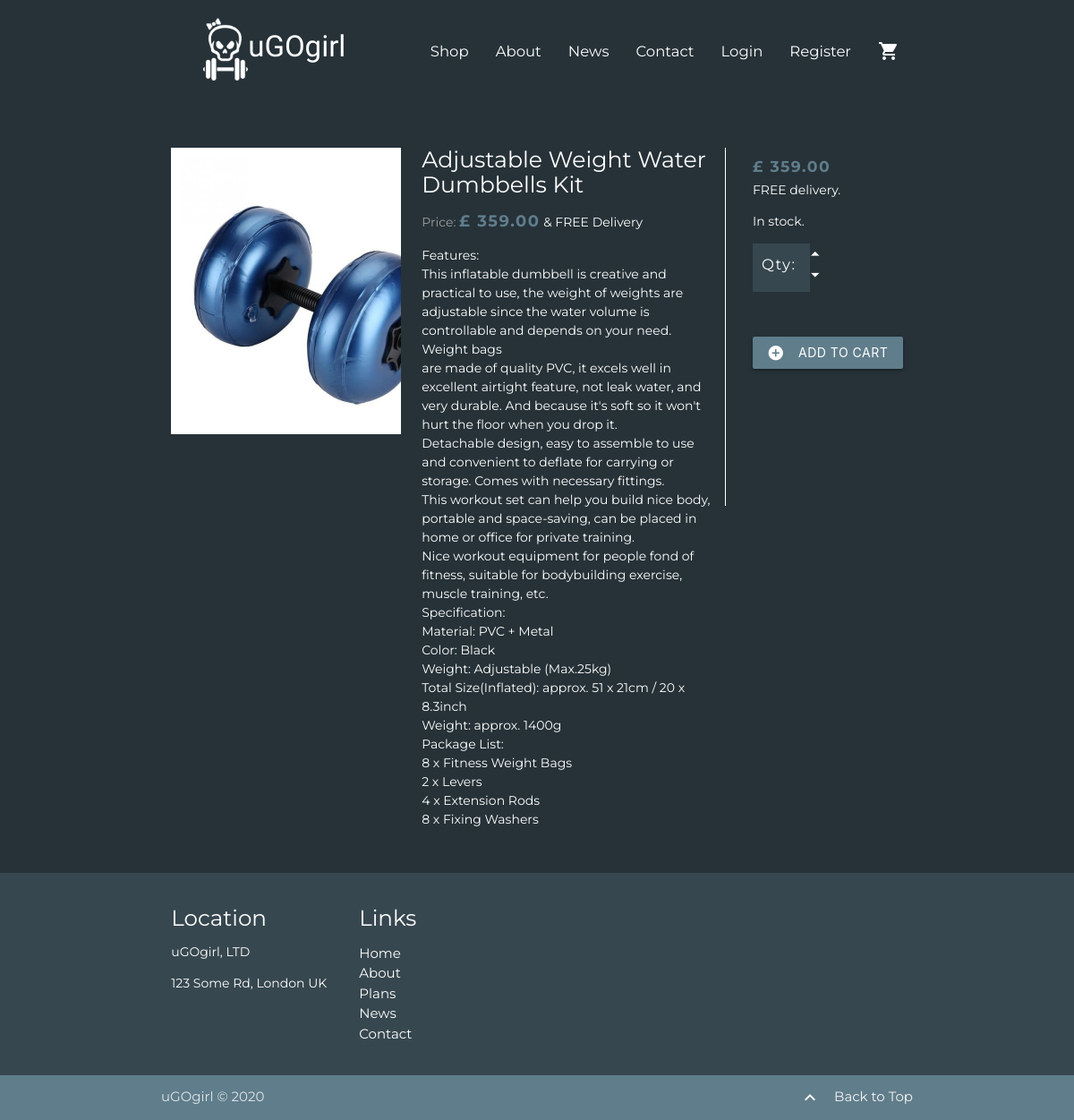
Page /products/3/ on the committed database.
### products/models.py (models this page shows, shortened)
class Product(models.Model):
    name = models.CharField(max_length=300, default='')
    description = models.TextField()
    price = models.DecimalField(max_digits=6, decimal_places=2)
    image = models.ImageField(upload_to='images')

### products/views.py (the view)
# urls.py: url(r'^(?P<pk>\d+)/$', product_detail_view, name='product_detail'),
def product_detail_view(request, pk):
    product = get_object_or_404(Product, pk=pk)
    return render(request, "detail.html", {"product": product})

### cart/context.py (called while the page is built)
def cart_contents(request):
    cart = request.session.get('cart', {})
    cart_items = []
    total = 0
    product_count = 0
    for id, quantity in cart.items():
        product = get_object_or_404(Product, pk=id)
        total += quantity * product.price
        product_count += quantity
        cart_items.append({'id':id, 'quantity':quantity, 'product':product})
    return {'cart_items': cart_items, 'total': total, 'product_count': product_count}

### products/templates/detail.html (shortened to what this page needs)
{% extends 'base.html' %} {% block content %}
<section class="section section-product-detail blue-grey darken-4">
  <div class="container">
    <div class="product-row row">
      <div class="col s12 l4">
        <div class="product-img-container">
          <img src="{{MEDIA_URL}}{{ product.image }}" />
        </div>
      </div>
      <div class="description-col col s12 l5">
        <h6 style="margin-top: 0;" class="flow-text white-text">{{product.name}}</h6>
        <p class="white-text">
          <span class="grey-text">Price:</span>
          <span style="font-size: 1.2rem; color: #607d8b; font-weight: bold; letter-spacing: 1.5px;">£
            {{product.price}}</span> & FREE Delivery
        </p>
        <p>{{product.description|linebreaks}}</p>
      </div>
      <div class="add-to-cart-col col s12 l3">
        <h6>£ {{product.price}}</h6>
        <p class="white-text">FREE delivery.</p>
        <p class="white-text">In stock.</p>
        <form method="post" action="{% url 'add_to_cart' product.id %}">
          <div class="form-group">
            <div class="quantity qty-container">
              <p>Qty:</p>
              <div class="quantity-nav">
                <div class="quantity-up">
                  <i class="material-icons white-text">arrow_drop_up</i>
                </div>
                <div class="quantity-down">
                  <i class="material-icons white-text">arrow_drop_down</i>
                </div>
              </div>
            </div>
            <button class="add-to-cart-button btn blue-grey waves-effect waves-light" type="submit" name="action">
              Add to Cart
              <i class="material-icons left">add_circle</i>
            </button>
          </div>
        </form>
      </div>
    </div>
  </div>
</section>
{% endblock %}

### static/css/base.css (style rules this page uses)
* { font-family: 'Montserrat', sans-serif; }
p { font-size: 14px; color: white; }

### static/css/product_detail.css (style rules this page uses)
.product-row { padding-top: 150px; }
.add-to-cart-col h6 { color: #607d8b; font-weight: bold; letter-spacing: 1.5px; }
.add-to-cart-col p { margin-top: 0; }
.add-to-cart-button { width: 100%; margin-top: 50px; }
.product-img-container { width: 100%; height: 40vh; contain: content; background: white; padding: 10px; }
.product-img-container img { height: 100%; width: auto; }
@media only screen and (min-width: 992px) { .add-to-cart-col.col.s12.l3 { padding-left: 30px; } }
@media only screen and (min-width: 992px) { .add-to-cart-col { border-left: 1px solid white; height: 50vh; } }

### static/css/cart.css (style rules this page uses)
.qty-container { display: flex; width: 38%; background: #37474f; }
.qty-container p { margin: 11px 10px 0px 10px; font-size: 1.1rem; letter-spacing: 1.5px; }
.qty-container i { font-size: 1.5rem; line-height: 2px; cursor: pointer; }
.quantity-up { padding-top: 7px; }
.quantity { position: relative; }
.quantity-nav { float: left; position: relative; height: 42px; }

### rows in the picture
Product: image (picture), name "Adjustable Weight Water Dumbbells Kit", price "359.00", description "Features: This inflatable dumbbell is creative and practical to use, the weight of weights are adjustable since the water volume is controllable and depends on your need. Weight bags are made of quality PVC, it excels well in excellent airtight feature, not leak water, and very durable. And because it's soft so it won't hurt the floor when you drop it. Detachable design, easy to assemble to use and convenient to deflate for carrying or storage. Comes with necessary fittings. This workout set can help you build nice body, portable and space-saving, can be placed in home or office for private training. Nice workout equipment for people fond of fitness, suitable for bodybuilding exercise,…"
